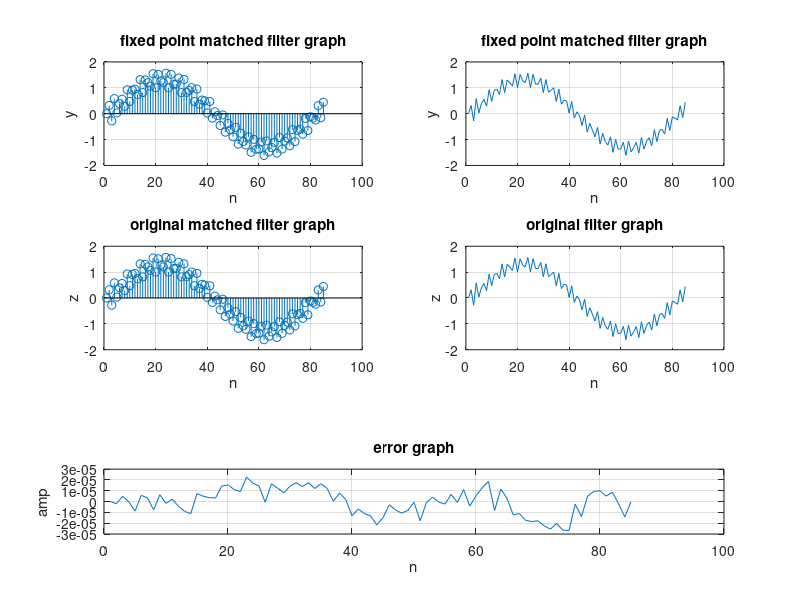

MATLAB code for this plot:
% PRABHAT KUMAR RAI --- EE18MTECH01005
% CSP ASSIGNMENT 2
% PROBLEM 3 -- MATCHED FILTER
clear all, close all; clc; format long;
x = [-8.31662009587695e-13	0.634029328751641 -0.767445067471676 1.21423064425930 -0.398089786809545 0.577773754381422 0.836673932101677 -0.308971047587158	1.58778525229245 -0.182021563971272	1.08979021355278 0.955496287619025 0.101910213188460 1.83342544475812 -0.0328730083226371 1.47944976553274	0.951056516297123	0.416799687379008 1.91156787310481	0.0161320533298923	1.70710678118365 0.801827011717968	0.605004908232005	1.80383953270139 -0.0489434837048209	1.75534914481212	0.508323091823254 0.657549842333970	1.51612377556215	-0.220379314802769 1.63098631369702	0.0938778153096871	0.587785252289410 1.07806879773563	-0.469889032770565	1.36346871276806 -0.398089786807767	0.428535685869768	0.539117897404445 -0.753010516576522	1.00000000000013 -0.909928708031988 0.226248967323822 -0.0383550418345928 -1.01612377556313 0.598101848038048	-1.37787003224955 0.0330716683035159 -0.587785252288216 -1.20501828135071 0.216772751324045 -1.74119124600282 -0.101910213187831 -1.04773048637417 -1.27368995655362	-0.0924099202063116	-1.95105651629510 -0.140900308094125	-1.37037177295808	-1.19200765574847 -0.292893218816216	-1.97770261413640	-0.0638088080855569 -1.52794015341620	-0.951056516293349	-0.368309299489775 -1.81488605669931	0.128145116048447	-1.51612377556127 -0.565315643581117 -0.324423348820114	-1.48091766063180 0.412214747707523 -1.35396817701884 -0.0713070673777790 -0.187593110348669 -1.01612377555957 0.747339916547638 -1.08031399754952 0.477111137289843 -6.64924840784914e-13 -0.477111137294668	1.08031399755176 -0.747339916547943	1.01612377556041];
% calculation and plotting by fixed point (16 bits)
fixed_x=round(x*(2^14));   
Y1=0.5*fixed_x(1);
Y2=0.5*fixed_x(2)+0.1667*(fixed_x(1));
Y3=0.5*fixed_x(3)+0.1667*(fixed_x(2)+fixed_x(1));
Y4=0.5*fixed_x(4)+0.1667*(fixed_x(3)+fixed_x(2))+0.25*fixed_x(1);
Y=[Y1 Y2 Y3 Y4];
for n=5:length(fixed_x)
    Y5=0.5*fixed_x(n)+0.1667*(fixed_x(n-1)+fixed_x(n-2))+0.25*(fixed_x(n-3)+fixed_x(n-4));
    Y=[Y Y5];
end
Y6=Y/(2^14); 
subplot(3,2,1); stem(Y6); grid on; xlabel('n'); ylabel('y'); title('fixed point matched filter graph');
subplot(3,2,2); plot(Y6); grid on; xlabel('n'); ylabel('y'); title('fixed point matched filter graph');
% calculation and plotting by original 
z1=0.5*x(1);
z2=0.5*x(2)+0.1667*(x(1));
z3=0.5*x(3)+0.1667*(x(2)+x(1));
z4=0.5*x(4)+0.1667*(x(3)+x(2))+0.25*x(1);
z=[z1 z2 z3 z4];
for n=5:length(x)
    z5=0.5*x(n)+0.1667*(x(n-1)+x(n-2))+0.25*(x(n-3)+x(n-4));
    z=[z z5];
end
subplot(3,2,3); stem(z); grid on; xlabel('n'); ylabel('z'); title('original matched filter graph');
subplot(3,2,4); plot(z); grid on; xlabel('n'); ylabel('z'); title('original filter graph');
%error in original filter and  fixed point filter
error=z-Y6;
subplot(4,1,4); plot(error); grid on; xlabel('n'); ylabel('amp'); title('error graph');

